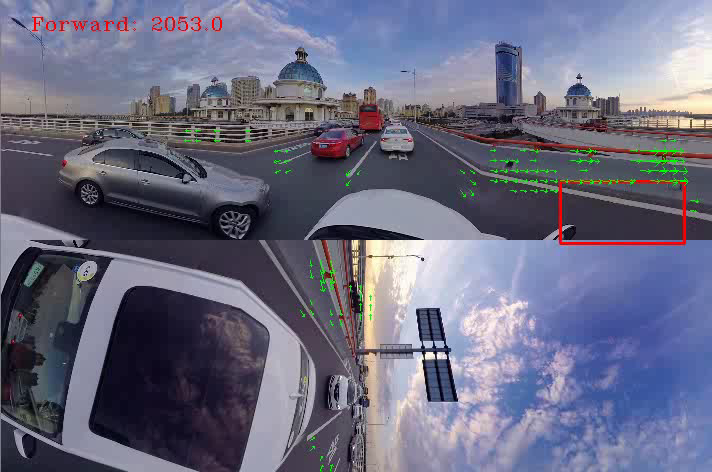
#> input picture frame 0 of result_video/resultvideo2.mp4, 712 x 472 px, given in place of testvideo2.mp4, which was not available
$ python main.py
#> lines starting #> are read from the running program, lines starting #| are printed output that depends on the picture; pictures that were not available may be replaced by others from this repository, and a replacement may not be noted
### pose_estimation.py
import cv2 as cv
import numpy as np
import matplotlib.pyplot as plt
from sklearn import linear_model

'''define global variable for pose estimation -- reference matrix generation'''
# define reference matrix in global variable
temp_matrix = np.arange(1001 * 1001).reshape(1001, 1001)
temp_matrix_x = np.where(temp_matrix % 1001 - 500 != 0, temp_matrix % 1001 - 500, 0.001)
temp_matrix_y = 500 - temp_matrix // 1001
# front camera reference matrix for direction detection
reference_matrix = np.arctan(temp_matrix_y / temp_matrix_x)
reference_back_matrix = reference_matrix.copy()
reference_matrix[501:, 501:] = reference_matrix[501:, 501:] + 2 * np.pi
reference_matrix[501:, :500] = reference_matrix[501:, :500] + np.pi
reference_matrix[:500, :500] = reference_matrix[:500, :500] + np.pi
# back camera reference matrix
reference_back_matrix[:500, 501:] = reference_back_matrix[:500, 501:] + np.pi
reference_back_matrix[:500, :500] = reference_back_matrix[:500, :500] + 2 * np.pi
reference_back_matrix[501:, :500] = reference_back_matrix[501:, :500] - np.pi
reference_back_matrix[501:, 501:] = reference_back_matrix[501:, 501:] + np.pi

'''video input specification is height 476 width 712 channels 3
   front image edge 238
   define a list of matrix with size
'''
reference_matrix_list = []
reference_matrix_back_list = []
edge_length = 238
distance_range_list = np.arange(23, edge_length + 23, int(edge_length / 10.0))
for top_height_index in distance_range_list:
    for left_width_index in distance_range_list:
        # print(top_height_index, left_width_index)
        reference_matrix_list.append(reference_matrix[501 - top_height_index: 501 + edge_length - top_height_index,
                                     501 - left_width_index: 501 + edge_length - left_width_index])
        reference_matrix_back_list.append(reference_matrix[501 - top_height_index: 501 + edge_length - top_height_index,
                                          501 - left_width_index: 501 + edge_length - left_width_index])


# [58 lines left out: function Pose_estimation, not called in this run]


def Pose_estimation_point_projection(ang, mag, output_image_index, filelocation):
    # check the size of mag and ang
    size = ang.shape[1] // 3
    # the shape of the optial flow results are 476 height, 712 width, we need to extract the front frame
    # which is width [238, 474] height [0, 238]
    mag_front_temp = mag[0:size:10, size:size*2:10]# mag[0:236:10, 238:474:10]
    mag_forward = np.where(mag_front_temp > 5, 1, 0)
    ang_front = ang[0:size:10, size:size*2:10]# ang[0:236:10, 238:474:10]
    ang_front = mag_forward * ang_front
    edge_size = ang_front.shape[0]
    size = np.power(edge_size, 2)
    delta_x = - np.cos(ang_front)
    delta_y = + np.sin(ang_front)

    # generate position matrix
    x_temp = np.arange(0, 236, 10)
    y_temp = np.arange(230, -10, -10)
    position_x, position_y = np.meshgrid(x_temp, y_temp)

    fig, ax = plt.subplots(figsize=(10, 10))
    plt.title('Pose Estimation of Intersection Points', fontsize=16)

    # set up the filter
    sample_size = position_y.shape[0]
    ang_front = ang_front.reshape(sample_size * sample_size)
    position_x = position_x.reshape(sample_size * sample_size)
    position_y = position_y.reshape(sample_size * sample_size)
    delta_x = delta_x.reshape(sample_size * sample_size)
    delta_y = delta_y.reshape(sample_size * sample_size)
    mag_forward = mag_forward.reshape(sample_size * sample_size)
    filter_list = []

    # filter
    count = 0
    for index in mag_forward:
        if index == 0:
            filter_list.append(count)
        count += 1
    position_x = np.delete(position_x, filter_list)
    position_y = np.delete(position_y, filter_list)
    delta_x = np.delete(delta_x, filter_list)
    delta_y = np.delete(delta_y, filter_list)
    ang_front = np.delete(ang_front, filter_list)

    ax.quiver(position_x, position_y, delta_x, delta_y)
    ax.axis([0, 240, 0, 480])
    ax.set_aspect('equal')

    # calculate the intersection point
    x_intersect_array = np.array([])
    y_intersect_array = np.array([])
    count = 0
    input_data_length = position_x.size
    for index1 in range(input_data_length):
        for index2 in range(index1, input_data_length):
            if (abs(delta_y[index1] - delta_y[index2]) > 0.1 and abs(delta_x[index1] != delta_x[index2]) > 0.1) and (
                    - ang_front[index1] + ang_front[index2] < 0):  # not signular
                A = np.array(([delta_x[index1], -delta_x[index2]], [delta_y[index1], -delta_y[index2]]))
                B = np.array(
                    ([[position_x[index2] - position_x[index1]], [position_y[index2] - position_y[index1]]]))
                inv_A = np.linalg.inv(A)
                mag = inv_A.dot(B)
                if mag[0][0] > 0 and mag[1][0] > 0:
                    x_intersect_array = np.append(x_intersect_array, position_x[index1] + mag[0][0] * delta_x[index1])
                    y_intersect_array = np.append(y_intersect_array, position_y[index1] + mag[0][0] * delta_y[index1])
                count += 1

    '''implemented ransac algorithm to find the '''
    size = x_intersect_array.size
    if size == 0 or y_intersect_array.size == 0:
        return
    x_intersect_array = x_intersect_array.reshape(size, 1)
    y_intersect_array = y_intersect_array.reshape(size, 1)
    ransac = linear_model.RANSACRegressor(residual_threshold=20)
    ransac.fit(x_intersect_array,y_intersect_array)
    inlier_mask = ransac.inlier_mask_
    outlier_mask = np.logical_not(inlier_mask)

    line_X = np.arange(x_intersect_array.min(), x_intersect_array.max())[:, np.newaxis]
    line_y_ransac = ransac.predict(line_X)
    plt.plot(line_X, line_y_ransac, color='cornflowerblue',
             label='RANSAC regressor')

    plt.scatter(x_intersect_array[inlier_mask], y_intersect_array[inlier_mask], color='yellowgreen', marker='.',
                label='Inliers')
    plt.scatter(x_intersect_array[outlier_mask], y_intersect_array[outlier_mask], color='gold', marker='.',
                label='Outliers')

    ''' find the most possible middle point as pose '''
    # before using ransac
    x_differ_array = np.array([])
    y_differ_array = np.array([])
    for temp in x_intersect_array:
        temp_array = np.power(x_intersect_array - temp, 2)
        x_differ_array = np.append(x_differ_array, np.sum(temp_array))

    for temp in y_intersect_array:
        temp_array = np.power(x_intersect_array - temp, 2)
        y_differ_array = np.append(y_differ_array, np.sum(temp_array))

    error_array = np.sqrt(x_differ_array + y_differ_array)
    min = error_array[0]
    count = 0
    position = 0
    for index in error_array:
        if index < min:
            min = index
            position = count
        count += 1
    plt.plot(x_intersect_array[position], y_intersect_array[position], 'bo', label='Pose before Ransac')

    # after using ransac
    x_differ_array = np.array([])
    y_differ_array = np.array([])
    x_intersect_array = x_intersect_array[inlier_mask]
    y_intersect_array = y_intersect_array[inlier_mask]
    ransac_score = ransac.score(x_intersect_array, y_intersect_array)

    for temp in x_intersect_array:
        temp_array = np.power(x_intersect_array - temp[0], 2)
        x_differ_array = np.append(x_differ_array, np.sum(temp_array))

    for temp in y_intersect_array:
        temp_array = np.power(x_intersect_array - temp[0], 2)
        y_differ_array = np.append(y_differ_array, np.sum(temp_array))
    error_array = np.sqrt(x_differ_array + y_differ_array)
    position = np.argmin(error_array)
    print('Distance Method ', x_intersect_array[position], y_intersect_array[position], output_image_index, ' ransac score:'+str(ransac_score))

    # using error circle method
    # filtered data
    intersection_count_array = np.array([])
    for index1 in range(x_intersect_array.size):
        temp_count = 0
        for index2 in range(x_intersect_array.size):
            if index1 != index2:
                if np.sqrt(np.power(x_intersect_array[index1] - x_intersect_array[index2], 2) + np.power(
                        y_intersect_array[index1] - y_intersect_array[index2], 2)) < 10:
                    temp_count += 1
        intersection_count_array = np.append(intersection_count_array, temp_count)
    circle_method_point_x = x_intersect_array[np.argmax(intersection_count_array)]
    circle_method_point_y = y_intersect_array[np.argmax(intersection_count_array)]

    print('Circle Method ', circle_method_point_x, circle_method_point_y, output_image_index)

    plt.plot(circle_method_point_x, circle_method_point_y, 'go', label='Pose based on Circle Error')
    plt.plot(x_intersect_array[position], y_intersect_array[position], 'ro', label='Pose Distance between Points')
    plt.xlabel("X Value", fontsize=16)
    plt.ylabel("Y Value", fontsize=16)
    plt.legend(loc='best')
    plt.savefig(filelocation + str(output_image_index) + '.png')
    plt.close('all')

    return circle_method_point_x, circle_method_point_y, x_intersect_array[position], y_intersect_array[position]

### drawgridpoint.py
import cv2 as cv
import numpy as np
import threading
from imutils.object_detection import non_max_suppression

# globacl variable
car_cascade = cv.CascadeClassifier('trainedcar_small/data/cascade.xml')

# [10 lines left out: function Draw_gridpoint, not called in this run]


'''direction detection for camera detection'''
# define reference matrix in global variable
temp_matrix = np.arange(1001 * 1001).reshape(1001, 1001)
temp_matrix_x = np.where(temp_matrix % 1001 - 500 != 0, temp_matrix % 1001 - 500, 0.001)
temp_matrix_y = 500 - temp_matrix // 1001
# reference matrix for direction detection
reference_matrix = np.arctan(temp_matrix_y / temp_matrix_x)
reference_matrix[501:, 501:] = reference_matrix[501:, 501:] + 2 * np.pi
reference_matrix[501:, :500] = reference_matrix[501:, :500] + np.pi
reference_matrix[:500, :500] = reference_matrix[:500, :500] + 2 * np.pi

# front back status data smoothing
sum_frontback_list = []


# [75 lines left out: functions Direction_detect, Optical_flow_result, not called in this run]


def Draw_vector(src, mag, ang, divide):
    shape = mag.shape
    height_list = np.arange(0, shape[0], divide)
    width_list = np.arange(0, shape[1], divide)

    '''moving objects detection and optical flow filter'''
    filter_matrix = np.ones_like(mag)

    # car cascade for car detections
    src_gray = cv.cvtColor(src, cv.COLOR_BGR2GRAY)
    src_gray = cv.GaussianBlur(src_gray, (13, 13), 0)
    cars = car_cascade.detectMultiScale(src_gray, 1.2, 3, minSize=(60, 60))

    for (x, y, w, h) in cars:
        if not y > shape[0] / 2 and x < shape[1] / 3 or not y > shape[0] / 2 and x > shape[1] * 2 / 3:
            cv.rectangle(src, (x, y), (x + w, y + h), (0, 0, 255), 2)
            filter_matrix[y: y+h, x: x+w].fill(0)
    mag = mag*filter_matrix

    # use reference for checking the camera go forward or backward
    reference_frontback = np.zeros_like(ang)
    # reference for checking turn left or right
    reference_leftright = np.zeros_like(ang)

    # setup the forward and back reference matrix
    top_height = shape[0] // 4
    bottom_height = shape[0] // 2 - top_height
    left_width = shape[1] // 6
    right_width = shape[1] // 3 - left_width
    reference_frontback[:shape[0] // 2, shape[1] // 3: 2 * (shape[1] // 3)] = reference_matrix[501 - top_height: 501 + bottom_height, 501 - left_width: 501 + right_width]
    reference_frontback[:shape[0] // 2, :shape[1] // 3] = np.pi
    reference_frontback[:shape[0] // 2, 2 * (shape[1] // 3):] = 0

    # setup the left and right reference matrix
    # using 180 degree reference use to detect if the camera turning right
    reference_leftright[:shape[0]//2, :] = np.pi

    for heightindex in height_list:
        for widthindex in width_list:
            mag_temp = mag[heightindex][widthindex]
            if mag_temp > 5:
                length = mag_temp
                arg = ang[heightindex][widthindex]
                deltaX = int(length * np.cos(arg))
                deltaY = int(length * np.sin(arg))
                cv.arrowedLine(src, (widthindex, heightindex), (widthindex + deltaX, heightindex + deltaY), (0, 255, 0),
                               1, 8, 0, 0.3)

    filter_matrix = np.where(mag > 10, 1, 0)
    frontback_matrix = np.cos(ang - reference_frontback) * filter_matrix
    sum_frontback = np.sum(frontback_matrix)

    # smooth front back value
    sum_list_length = len(sum_frontback_list)
    if sum_list_length <= 3:
        sum_frontback_list.append(sum_frontback)
    else:
        sum_frontback_list.append(sum_frontback)
        del sum_frontback_list[0]
    # calculate the front back value and determine if camera go forward or backward
    average_sum_frontback = sum(sum_frontback_list) / len(sum_frontback_list)

    # check for turning left or right, forward or backward
    leftright_matrix = np.cos(ang - reference_leftright) * filter_matrix
    sum_topleft_matrix = np.sum(leftright_matrix[:shape[0]//2, :shape[1] // 3])
    sum_topmiddle_matrix = np.sum(leftright_matrix[:shape[0] // 2, shape[1] // 3: 2 * (shape[1] // 3)])
    sum_topright_matrix = np.sum(leftright_matrix[:shape[0] // 2, 2 * (shape[1] // 3):])

    if sum_topright_matrix > 0 and sum_topleft_matrix > 0 and sum_topmiddle_matrix > 0:
        status = 'Turning Right'
    elif sum_topright_matrix < 0 and sum_topleft_matrix < 0 and sum_topmiddle_matrix < 0:
        status = 'Turning Left'
    else:
        if abs(average_sum_frontback) > 300:
            if average_sum_frontback > 0:
                status = 'Forward: ' + str(round(average_sum_frontback))
            else:
                status = 'Backward: ' + str(round(average_sum_frontback))
        else:
            status = 'Not Moving: ' + str(round(average_sum_frontback))

    return status


# draw point thread function
# [4 lines left out: function draw_point, not called in this run]


class myThread(threading.Thread):
    # [6 lines left out: function __int__, not called in this run]

    def run(self):
        for index in self.input_tuple:
            cv.circle(self.src_image, (index[0], index[1]), 1, (0, 0, 255), 1)


# [38 lines left out: functions Draw_moving_object, Example_function, not called in this run]

### main.py
import cv2 as cv
import numpy as np
import matplotlib.pyplot as plt
from drawgridpoint import Draw_vector, Direction_detect, Optical_flow_result
from pose_estimation import Pose_estimation, Pose_estimation_point_projection
import time

# TO DO
# 1. Setup input and set up grid !check!!
# 2. Test dense optical flow algorithm farneback optical flow !!check
# 3. output image listcmpare !check!
# 4. Time check
# 5. Noise detection, car detection for our input sampple !!check
# 6. Set up the reference matrix !!check
# 7. Test rotated video !!check
# 8. revise the new method based on two image !! check
# 9. generate the optical flow data based on two frame !! check
# 10.write the algorithm of intersection vector !! check
# 11.plot the intersection points !! check
# 12.implement rasac to find the optimized center point !! check
# 13.k-mean !! check

def main():
    static_bool = False;
    if not static_bool:
        video_index = 1
        # set up frame for optical flow
        if video_index == 0:
            cap = cv.VideoCapture(0)
            ret, frame1 = cap.read()
            prvs = cv.cvtColor(frame1, cv.COLOR_BGR2GRAY)

        if video_index == 1:
            filestring = 'src_video/testvideo2.mp4'
            cap = cv.VideoCapture(filestring)
            ret, frame1 = cap.read()
#> frame1 is the input picture: shape (472, 712, 3); mean B, G, R 128.6, 106.8, 106.1
            prvs = cv.cvtColor(frame1, cv.COLOR_BGR2GRAY)
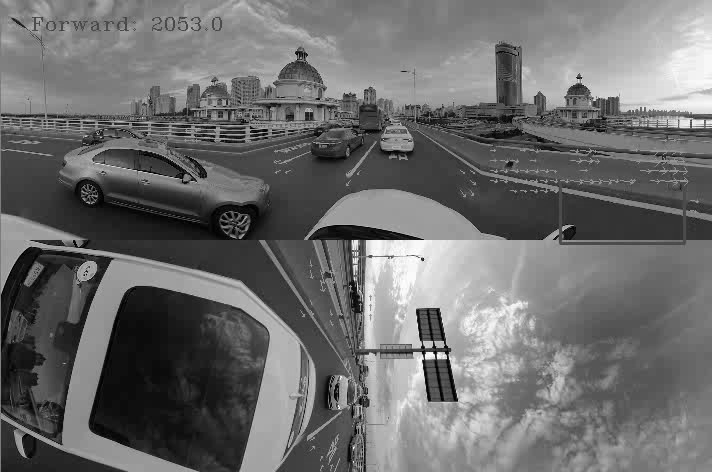
#> prvs: shape (472, 712); min 0, max 255, mean 109.1

        if video_index == 2:
            filestring = 'rotatedvideo/rotatedVideo.mp4'
            cap = cv.VideoCapture(filestring)
            ret, frame1 = cap.read()
            prvs = cv.cvtColor(frame1, cv.COLOR_BGR2GRAY)

        # set up the reference for object detection
        reference_frame = np.ones_like(frame1)
        reference_frame.fill(255)
#> reference_frame: shape (472, 712, 3); every value is 255

        print(frame1.shape)  # height, width, colorspace layer
#| (472, 712, 3)
        width = frame1.shape[1]
        height = frame1.shape[0]

        '''predefine the mask image'''
        denseImage = np.zeros_like(frame1)
        denseImage.fill(255)  # empty image

        '''output video'''
        fourcc_out = cv.VideoWriter_fourcc('m', 'p', '4', 'v')
        result_video = cv.VideoWriter('result_video/resultvideo2.mp4', fourcc_out, 5, (width, height))

        # define number of the frame
        frame_num = 0
        while frame_num < 100:
            start = time.time()
            reference_frame.fill(255)
            ret, frame2 = cap.read()
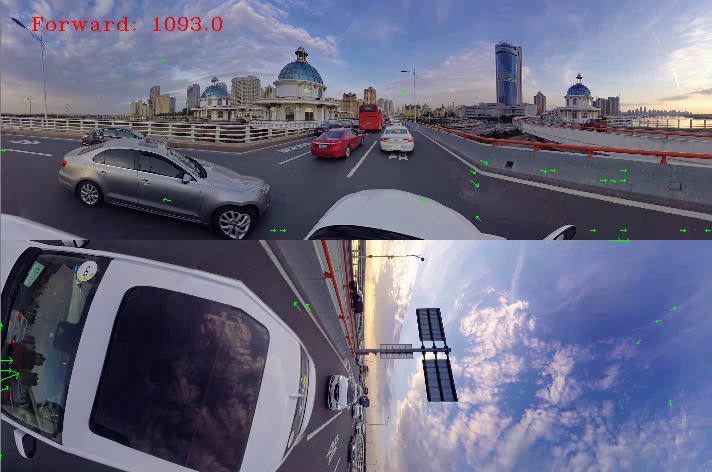
#> input picture frame 1 of result_video/resultvideo2.mp4, 712 x 472 px, given in place of testvideo2.mp4, which was not available
#> frame2 is the input picture: shape (472, 712, 3); mean B, G, R 129.3, 106.6, 106

            if video_index == 1:
                # dense optical flow algorithm farneback optical flow
                # next is the gray image
                next = cv.cvtColor(frame2, cv.COLOR_BGR2GRAY)
                flow = cv.calcOpticalFlowFarneback(prvs, next, None, 0.5, 3, 15, 3, 5, 1.2, 0)
                mag, ang = cv.cartToPolar(flow[..., 0], flow[..., 1])
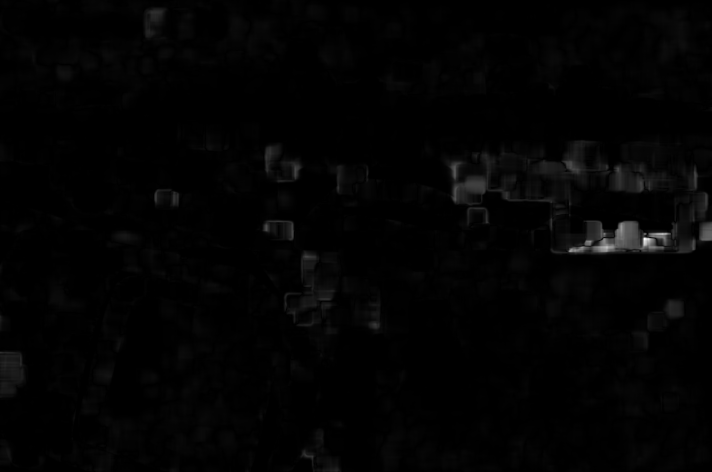
#> mag: shape (472, 712) float32; min 1.08e-07, max 13.78, mean 0.191; drawn with min black and max white
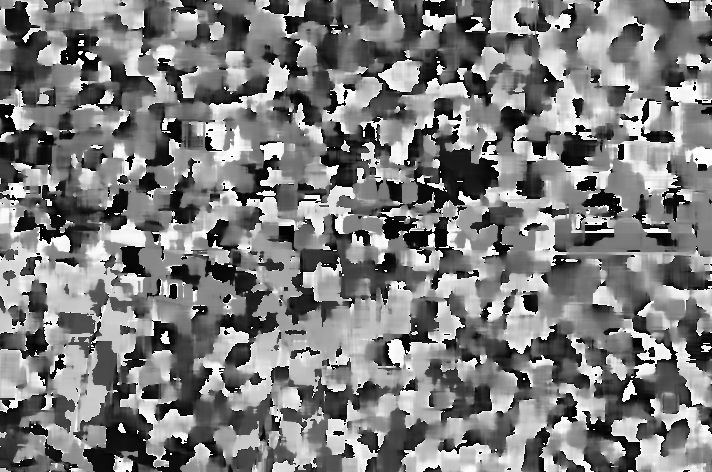
#> ang: shape (472, 712) float32; min 1.59e-05, max 6.28, mean 3.09; drawn with min black and max white
                cv.normalize(mag, mag, 0, 20, cv.NORM_MINMAX)
                Pose_estimation_point_projection(ang, mag, frame_num, 'frame_preset/result')
#> in Pose_estimation_point_projection, `mag_front_temp = mag[0:size:10, size:size*2:10]# mag[0:236:10, 238:474..`:
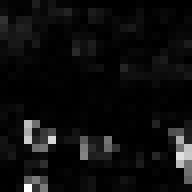
#> mag_front_temp: shape (24, 24) float32 (shown 8 times larger); min 3.14e-06, max 4.45, mean 0.243; drawn with min black and max white
#> in Pose_estimation_point_projection, `ang_front = ang[0:size:10, size:size*2:10]# ang[0:236:10, 238:474:10]`:
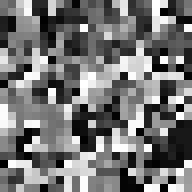
#> ang_front: shape (24, 24) float32 (shown 8 times larger); min 0.000212, max 6.28, mean 2.89; drawn with min black and max white
#> (the rest of the program and of its run is left out)
